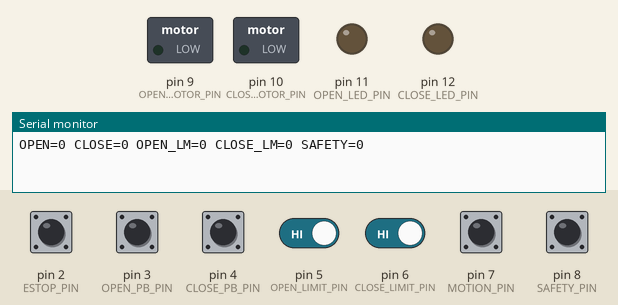
The sketch below on a simulated Arduino Uno, built with avr-gcc and run on an emulated ATmega328P. Parts: switched loads named in the sketch (green lamp = pin HIGH), output pins drawn as LEDs (lit = HIGH), the last lines printed to the serial monitor. Inputs (shaded band) come from the test bench; at power-on: pin 2 (ESTOP_PIN), pin 3 (OPEN_PB_PIN), pin 4 (CLOSE_PB_PIN), pin 5 (OPEN_LIMIT_PIN), pin 6 (CLOSE_LIMIT_PIN), pin 7 (MOTION_PIN), pin 8 (SAFETY_PIN) HIGH.

Above: at 1.2 s.
1.3 s: pin 3 (OPEN_PB_PIN) pulled LOW for 0.15 s
At 2.5 s:
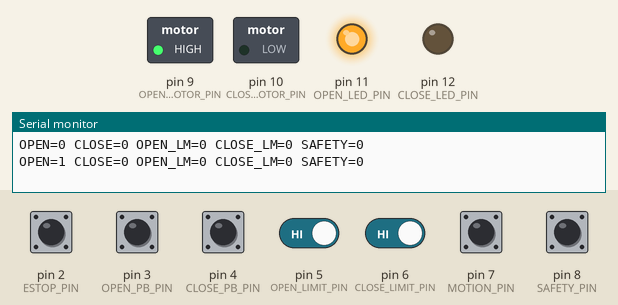
2.9 s: pin 5 (OPEN_LIMIT_PIN) driven LOW
At 4.0 s:
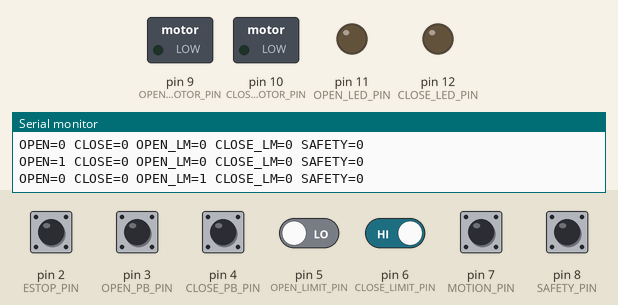
5.9 s: pin 2 (ESTOP_PIN) pulled LOW for 0.15 s
9.0 s: pin 2 (ESTOP_PIN) pulled LOW for 1 s
At 13.7 s:
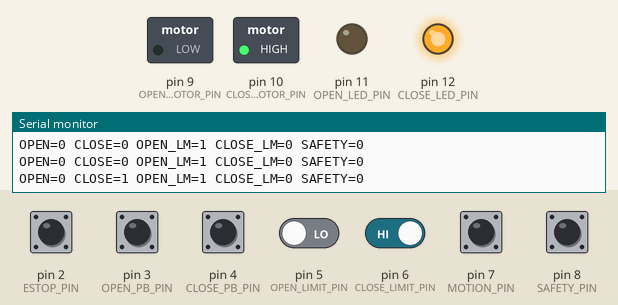
Timing chart, 0 to 14.0 s (numbered marks = the images above; inputs shaded):
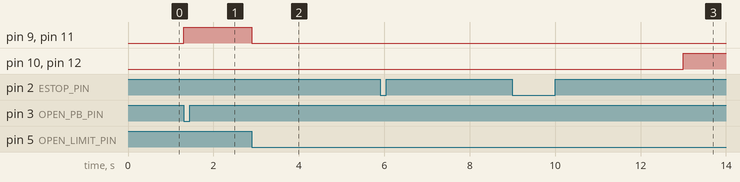

The sketch:

EP2_Ladder_ESP32.ino
```cpp
/*
  ESP32-S3 Sliding Door Controller
  Converted from Ladder Logic
*/

#define ESTOP_PIN          2   // I0
#define OPEN_PB_PIN        3   // I1
#define CLOSE_PB_PIN       4   // I2
#define OPEN_LIMIT_PIN     5   // I3
#define CLOSE_LIMIT_PIN    6   // I4
#define MOTION_PIN         7   // I5
#define SAFETY_PIN         8   // I6

#define OPEN_MOTOR_PIN     9   // Q0
#define CLOSE_MOTOR_PIN   10   // Q1
#define OPEN_LED_PIN      11   // Q2
#define CLOSE_LED_PIN     12   // Q3

bool openMotor = false;
bool closeMotor = false;

unsigned long openLimitTime = 0;
bool timerRunning = false;

const unsigned long AUTO_CLOSE_DELAY = 3000;

void setup()
{
    Serial.begin(115200);

    pinMode(ESTOP_PIN, INPUT_PULLUP);
    pinMode(OPEN_PB_PIN, INPUT_PULLUP);
    pinMode(CLOSE_PB_PIN, INPUT_PULLUP);
    pinMode(OPEN_LIMIT_PIN, INPUT_PULLUP);
    pinMode(CLOSE_LIMIT_PIN, INPUT_PULLUP);
    pinMode(MOTION_PIN, INPUT_PULLUP);
    pinMode(SAFETY_PIN, INPUT_PULLUP);

    pinMode(OPEN_MOTOR_PIN, OUTPUT);
    pinMode(CLOSE_MOTOR_PIN, OUTPUT);
    pinMode(OPEN_LED_PIN, OUTPUT);
    pinMode(CLOSE_LED_PIN, OUTPUT);

    stopAll();
}

void loop()
{
    bool estop      = !digitalRead(ESTOP_PIN);
    bool openPB     = !digitalRead(OPEN_PB_PIN);
    bool closePB    = !digitalRead(CLOSE_PB_PIN);
    bool openLimit  = !digitalRead(OPEN_LIMIT_PIN);
    bool closeLimit = !digitalRead(CLOSE_LIMIT_PIN);
    bool motion     = !digitalRead(MOTION_PIN);
    bool safety     = !digitalRead(SAFETY_PIN);

    //------------------------------------
    // E-STOP
    //------------------------------------
    if (estop)
    {
        stopAll();
        return;
    }

    //------------------------------------
    // OPEN COMMAND
    //------------------------------------
    bool openRequest =
        openPB ||
        motion ||
        safety;

    if (openRequest &&
        !openLimit &&
        !closeMotor)
    {
        openMotor = true;
        closeMotor = false;

        timerRunning = false;
    }

    //------------------------------------
    // OPEN LIMIT
    //------------------------------------
    if (openLimit)
    {
        openMotor = false;

        if (!timerRunning)
        {
            timerRunning = true;
            openLimitTime = millis();
        }
    }

    //------------------------------------
    // AUTO CLOSE AFTER 3 SEC
    //------------------------------------
    bool autoClose =
        timerRunning &&
        (millis() - openLimitTime >= AUTO_CLOSE_DELAY);

    //------------------------------------
    // CLOSE COMMAND
    //------------------------------------
    bool closeRequest =
        autoClose ||
        closePB ||
        closeMotor;

    if (closeRequest &&
        !closeLimit &&
        !openMotor &&
        !safety)
    {
        closeMotor = true;
    }

    //------------------------------------
    // SAFETY REOPEN
    //------------------------------------
    if (safety && closeMotor)
    {
        closeMotor = false;
        openMotor = true;

        timerRunning = false;
    }

    //------------------------------------
    // CLOSE LIMIT
    //------------------------------------
    if (closeLimit)
    {
        closeMotor = false;
        timerRunning = false;
    }

    //------------------------------------
    // MOTOR INTERLOCK
    //------------------------------------
    if (openMotor)
        closeMotor = false;

    if (closeMotor)
        openMotor = false;

    //------------------------------------
    // OUTPUTS
    //------------------------------------
    digitalWrite(OPEN_MOTOR_PIN, openMotor);
    digitalWrite(CLOSE_MOTOR_PIN, closeMotor);

    digitalWrite(OPEN_LED_PIN, openMotor);
    digitalWrite(CLOSE_LED_PIN, closeMotor);

    //------------------------------------
    // DEBUG
    //------------------------------------
    static unsigned long t = 0;
    if (millis() - t > 1000)
    {
        t = millis();

        Serial.print("OPEN=");
        Serial.print(openMotor);

        Serial.print(" CLOSE=");
        Serial.print(closeMotor);

        Serial.print(" OPEN_LM=");
        Serial.print(openLimit);

        Serial.print(" CLOSE_LM=");
        Serial.print(closeLimit);

        Serial.print(" SAFETY=");
        Serial.println(safety);
    }
}

void stopAll()
{
    openMotor = false;
    closeMotor = false;

    digitalWrite(OPEN_MOTOR_PIN, LOW);
    digitalWrite(CLOSE_MOTOR_PIN, LOW);

    digitalWrite(OPEN_LED_PIN, LOW);
    digitalWrite(CLOSE_LED_PIN, LOW);

    timerRunning = false;
}
```

Measured:
- after the input at 1.3 s, pin 9 (OPEN_MOTOR_PIN), pin 11 (OPEN_LED_PIN): LOW → HIGH at once
- after the input at 2.9 s, pin 9 (OPEN_MOTOR_PIN), pin 11 (OPEN_LED_PIN): HIGH → LOW at once
- after the input at 9.0 s, pin 10 (CLOSE_MOTOR_PIN), pin 12 (CLOSE_LED_PIN): LOW → HIGH after 4.0 s instead of 0.05 s
